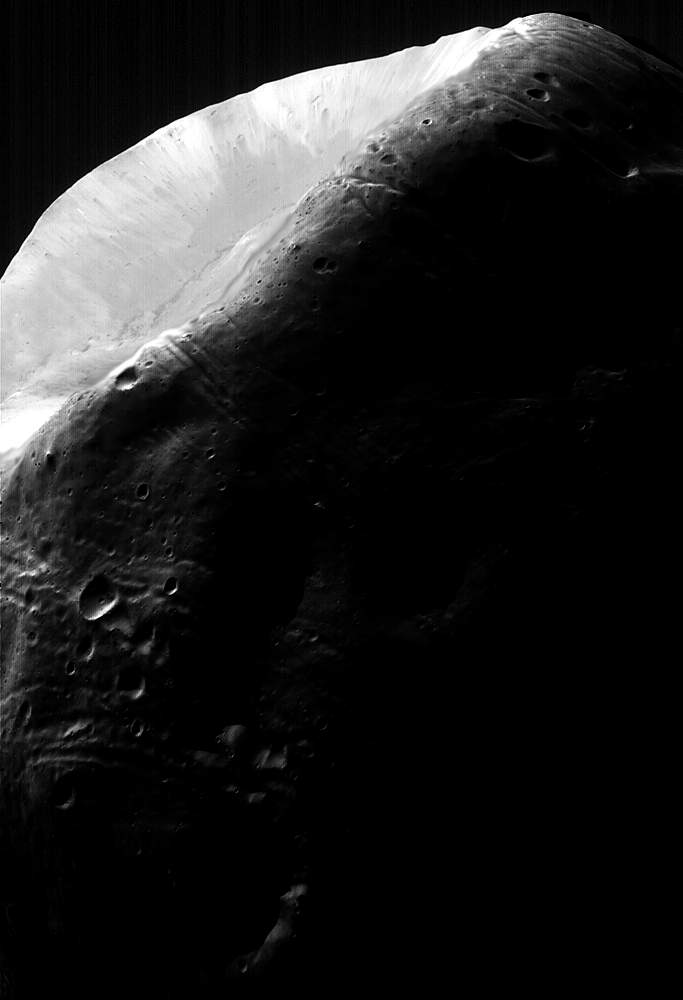
#> input picture material/Bilder/Mars.jpg, 683 x 1000 px
$ jupyter execute ex5_2.ipynb   (shell and % lines are left out)   (older library calls are emulated)
#> lines starting #> are read from the running program, lines starting #| are printed output that depends on the picture; after the words box and inside, x2 and y2 are one past the last pixel; in counts of white or black regions, pixels touching at a corner belong together
# Aufgabe 2: Region Growing
Mit *Region Growing* wird eine Klasse von Verfahren bezeichnet, die ein Bild derart in zusammenhängende Regionen zerteilen, sodass jeder Bildpunkt zu genau einer Region gehört.
Gestartet wird dabei mit sogenannten *Seed-Punkten*, von denen aus für alle benachbarten Punkte überprüft wird, ob sie zum Startpunkt passen.
Dies wird iterativ so lange wiederholt, wie die Region noch wächst.

Als Homogenitätskriterium können komplexe Texturanalysen durchgeführt oder im einfachsten Fall Ähnlichkeiten von Grauwerten überprüft werden.
Als formales Homogenitätskriterium $h$ für Grauwerte $v$ wäre beispielsweise
\begin{align}
 h(v) = \begin{cases} 1, & |v-v_\text{seed}| < \theta \\ 0, & \text{sonst}\end{cases}
\end{align}
denkbar.
Dabei bezeichnet $\theta$ einen gegebenen Schwellwert und $v_\text{seed}$ den Grauwert des Startpunktes.
Um Startpunkte zu finden, kann man z.\,B. in der linken oberen Ecke des Bildes ein erstes Region Growing beginnen und dann sukzessive alle noch keiner Region zugewiesenen Punkte als neue Startpunkte verwenden. Prinzipiell sind aber natürlich auch ganz andere Initialisierungen möglich.

Implementieren Sie eine Python-Funktion, die mittels Region Growing ein gegebenes Grauwertbild in zusammenhängende Regionen teilt!
Erzeugen Sie dabei ein Ausgabebild, auf dem die Regionen entweder farblich kodiert sind oder die Regionen jeweils als homogene Gebiete mit dem mittleren Grauwert der Region dargestellt werden!

## 0. Pfade, Pakete etc.

[cell 1]
import glob
import urllib.request

import matplotlib.pyplot as plt
import matplotlib.colors as mcolors

import imageio
import numpy as np
import math
from skimage.transform import resize

[cell 2]
image_filter = './../material/Bilder/Mars.jpg'

## 1. Definition der Parameter
Für das Region Growing ist das **Homogenitätskriterium** $h$ essentiell. Definieren Sie $h$ als Funktion bzw. Lambda-Ausdruck, der von $v$ und $v_{\textrm{seed}}$ abhängt und durch den Schwellwert $\theta$ konfigurierbar ist. Liefern Sie `True` zurück, falls das Kriterium erfüllt ist und anderfalls `False`.

[cell 3]
theta = 0.1
h = lambda v, vseed: True if np.abs(v-vseed) < theta else False

## 2. Laden des Bildes

[cell 4]
image_path = np.random.choice(glob.glob(image_filter))
image = imageio.imread(image_path)
#> image is the input picture: shape (1000, 683); min 0, max 255, mean 32.3
image = resize(image, (50, 50))
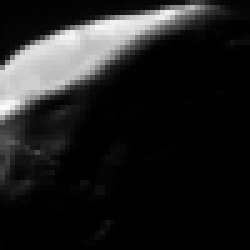
#> image: shape (50, 50) float64 (shown 5 times larger); min 0, max 0.985, mean 0.127

[cell 5]
plt.figure()
plt.imshow(image, cmap='gray')

[cell 6]
image_max = np.float32(np.max(image))
#> image_max = 0.985
image_min = np.float32(np.min(image))
#> image_min = 0
image = (np.float32(image) - image_min)/(image_max - image_min)

[cell 7]
plt.figure()
plt.hist(image)
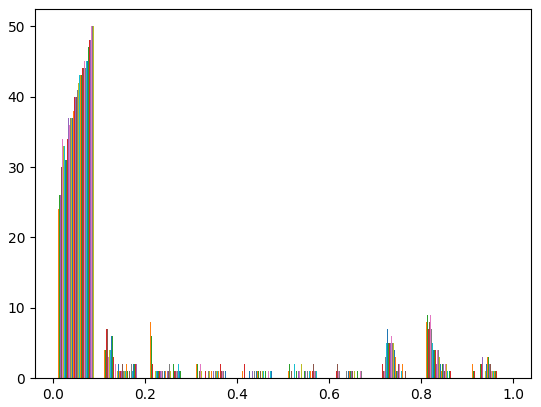
#> figure drawn by matplotlib, 1 panel; tallest bar 25 high, from x = 0.01 to 0.0116; tallest bar 24 high, from x = 0.0116 to 0.0132; tallest bar 26 high, from x = 0.0132 to 0.0148

## 3. Region Growing
Zunächst benötigen wir eine Hilfsfunktion `ex5_neighbors`, die uns zu einem bestimmten Bildpunkt bei bekannten Dimensionen des Bildes alle gültigen Indizes der unmittelbaren Nachbarbildpunkte liefert. Bedenken Sie die Bildränder!

[cell 8]
def ex5_neighbors(point, image_shape):
    y, x = point
    ysize, xsize = image_shape
    neighbors = set([(x-1, y-1), (x-1, y), (x-1, y+1), (x, y+1), (x, y-1), (x+1, y+1), (x+1, y), (x+1, y-1)])
    left_x = set([(x-1, y), (x-1,  y+1), (x-1, y-1)])
    bottom_y = set([(x, y-1), (x+1, y-1), (x-1, y-1)])
    right_x = set([(x+1, y), (x+1, y+1), (x+1, y-1)])
    top_y = set([(x, y+1), (x+1, y+1), (x-1, y+1)])

    if (not x+1 < xsize):
        neighbors = neighbors.difference(right_x)
    if (not x-1 >= 0):
        neighbors = neighbors.difference(left_x)
    if (not y+1 < ysize):
        neighbors = neighbors.difference(top_y)
    if (not y-1 <= 0):
        neighnors = neighbors.difference(bottom_y)

    return set(neighbors)

Definieren Sie nun die Funktion `ex5_region_growing`, die die Aufgabe für ein bestimmtes Bild unter Verwendung des Homogenitätskriteriums $h$ löst. Dabei soll jedem Bildpunkt ein Regionenindex zugeordnet werden.

[cell 9]
def find_seeds(image, c):
    seeds = []
    for j in range(0, image.shape[1]):
        for i in range(0, image.shape[0]):
            if c(image[i, j]):
                seeds.append((i, j))
    return seeds

[cell 10]
def neighbors_criteria_check(image, i, j, h, seed_value):
    neighbors = list(ex5_neighbors((j, i), image.shape))
    neighbors_px_values = [image[n_i, n_j] for (n_i, n_j) in neighbors]
    neighbors_h = [h(px_value, seed_value) for px_value in neighbors_px_values]
    true_neighbors = [neighbors[k] for k in range(len(neighbors_h)) if (neighbors_h[k])]
    return true_neighbors

[cell 11]
def ex5_region_growing(image, h):
    image_shape = image.shape
    output = np.zeros(shape = image_shape, dtype=np.int)

    # find seeds
    seed_criteria = lambda px_value: True if px_value > 0.99 else False
    seeds = find_seeds(image, seed_criteria)

    output = np.zeros(image.shape)

    for i in range(0, len(seeds)):
        seed_x = seeds[i][0]
        seed_y = seeds[i][1]
        seed_value = image[seed_x, seed_y]
        output[seed_x, seed_y] = i
        true_neighbors = neighbors_criteria_check(image, seed_x, seed_y, h, seed_value)
        if len(true_neighbors) > 0:
            visited = []
            to_visit = true_neighbors
            while (len(to_visit) > 0):
                next_neighbor = to_visit.pop(0)
                visited.append(next_neighbor)
                output[next_neighbor[0], next_neighbor[1]] = i
                true_neighbors = neighbors_criteria_check(image, next_neighbor[0], next_neighbor[1], h, seed_value)
                for neighbor in true_neighbors:
                    if neighbor not in visited:
                        to_visit.append(neighbor)

    return output

Nun wird die Region Growing-Funktion aufgerufen:

[cell 12]
segmentation = ex5_region_growing(image, h)
#> in ex5_region_growing, `seeds = find_seeds(image, seed_criteria)`: seeds = [(21, 0), (21, 1)]
#> the loop in ex5_region_growing, `for i in range(0, len(seeds)):` made 2 passes
#> (seed_x, seed_y, seed_value) on pass 1: (21, 0, 1)
#> (seed_x, seed_y, seed_value) on pass 2: (21, 1, 0.995)
#> after the loop in ex5_region_growing, `for i in range(0, len(seeds)):`:
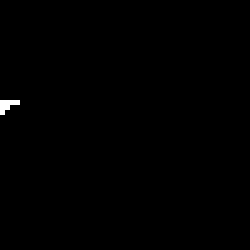
#> output: shape (50, 50) float64 (shown 5 times larger); values 0 (black) and 1 (white), 0.28% white in thin lines or dots, all inside (x1, y1, x2, y2) = (0, 20, 4, 23)
#> after the loop in ex5_region_growing, `for i in range(0, len(seeds)):`: to_visit = []; visited = [(21, 0), (20, 1), (20, 0), (22, 0), (20, 2), (20, 1), (20, 0), (22, 0), (21, 1), (20, 0), (20, 2), (21, 1), (21, 1), (21, 1), (20, 3), (21, 1), (21, 1), (21, 1), (21, 1), (20, 3)]

Visualisieren Sie das Ergebnis nun, indem Sie die Segmentierung neben dem Originalbild darstellen. Wählen Sie eine geeignete Color Map, um die Indizes zu visualisieren.

[cell 13]
plt.figure()
plt.imshow(segmentation)
plt.colorbar()
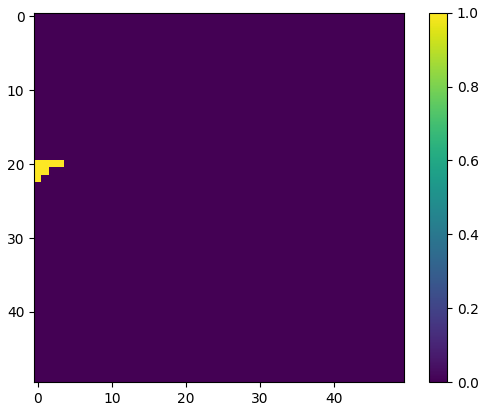
#> figure drawn by matplotlib, 2 panels

Connect regions

[cell 14]
def connect_regions(segmentation):
    connected_segmentation = np.copy(segmentation)
    for j in range(0, connected_segmentation.shape[1]):
        for i in range(0, connected_segmentation.shape[0]):
            current_id = connected_segmentation[i, j]
            if (current_id > 0):
                neighbors = ex5_neighbors((j, i), connected_segmentation.shape)
                for neighbor in neighbors:
                    neighbor_id = connected_segmentation[neighbor[0], neighbor[1]]
                    if (neighbor_id > 0):
                        # if there is a different id in the neighborhood
                        if (neighbor_id != current_id):
                            connected_segmentation[connected_segmentation == neighbor_id] = current_id
    return connected_segmentation

[cell 15]
connected_segmentation = connect_regions(segmentation)

$ run again, with material/Bilder/Moon.jpg copied over material/Bilder/Mars.jpg
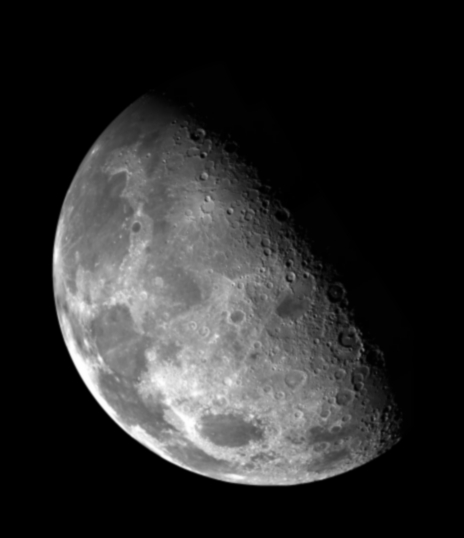
#> input picture material/Bilder/Moon.jpg, 464 x 538 px
#> image is the input picture: shape (538, 464); min 0, max 255, mean 42.6
#> image_max = 0.927
#> image_min = 0
#> `[cell 7] plt.figure() plt.hist(image)`:
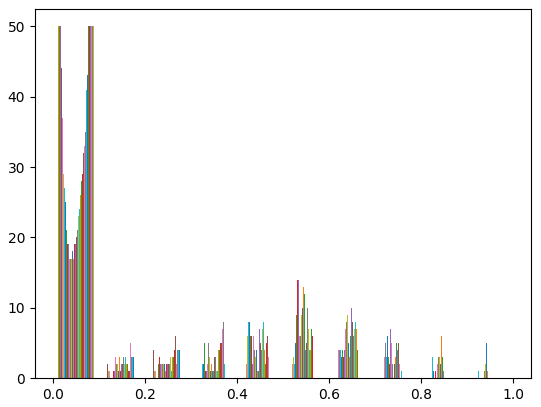
#> figure drawn by matplotlib, 1 panel; tallest bar 50 high, from x = 0.01 to 0.0116; tallest bar 50 high, from x = 0.0116 to 0.0132; tallest bar 50 high, from x = 0.0132 to 0.0148
#> in ex5_region_growing, `seeds = find_seeds(image, seed_criteria)`: seeds = [(39, 20)]
#> the loop in ex5_region_growing, `for i in range(0, len(seeds)):` made 1 pass
#> (seed_x, seed_y, seed_value) on pass 1: (39, 20, 1)
#> after the loop in ex5_region_growing, `for i in range(0, len(seeds)):`: to_visit = []; visited = [(38, 20), (40, 20), (38, 19), (38, 19), (39, 20), (39, 20), (39, 20), (39, 20)]
#> `[cell 13] plt.figure() plt.imshow(segmentation) plt.colorbar()`:
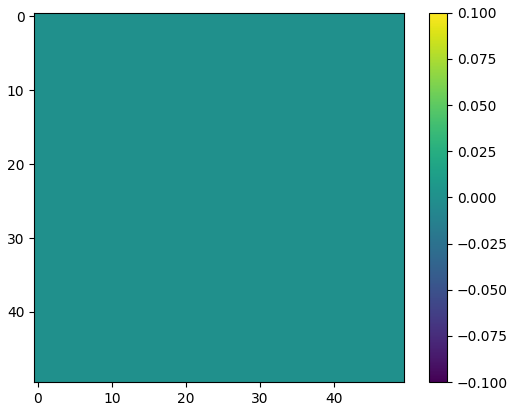
#> figure drawn by matplotlib, 2 panels
